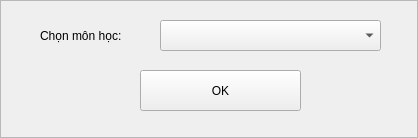
<?xml version="1.0" encoding="UTF-8"?>
<ui version="4.0">
 <class>pop_up</class>
 <widget class="QFrame" name="pop_up">
  <property name="geometry">
   <rect>
    <x>0</x>
    <y>0</y>
    <width>418</width>
    <height>138</height>
   </rect>
  </property>
  <property name="windowTitle">
   <string>Frame</string>
  </property>
  <property name="frameShape">
   <enum>QFrame::StyledPanel</enum>
  </property>
  <property name="frameShadow">
   <enum>QFrame::Raised</enum>
  </property>
  <widget class="QLabel" name="chon_mon_hoc_label">
   <property name="geometry">
    <rect>
     <x>40</x>
     <y>20</y>
     <width>111</width>
     <height>31</height>
    </rect>
   </property>
   <property name="text">
    <string>Chọn môn học:</string>
   </property>
  </widget>
  <widget class="QComboBox" name="danh_sach_mon_hoc_combo_box">
   <property name="geometry">
    <rect>
     <x>160</x>
     <y>20</y>
     <width>221</width>
     <height>31</height>
    </rect>
   </property>
  </widget>
  <widget class="QPushButton" name="pushButton">
   <property name="geometry">
    <rect>
     <x>140</x>
     <y>70</y>
     <width>161</width>
     <height>41</height>
    </rect>
   </property>
   <property name="text">
    <string>OK</string>
   </property>
  </widget>
 </widget>
 <resources/>
 <connections/>
</ui>
